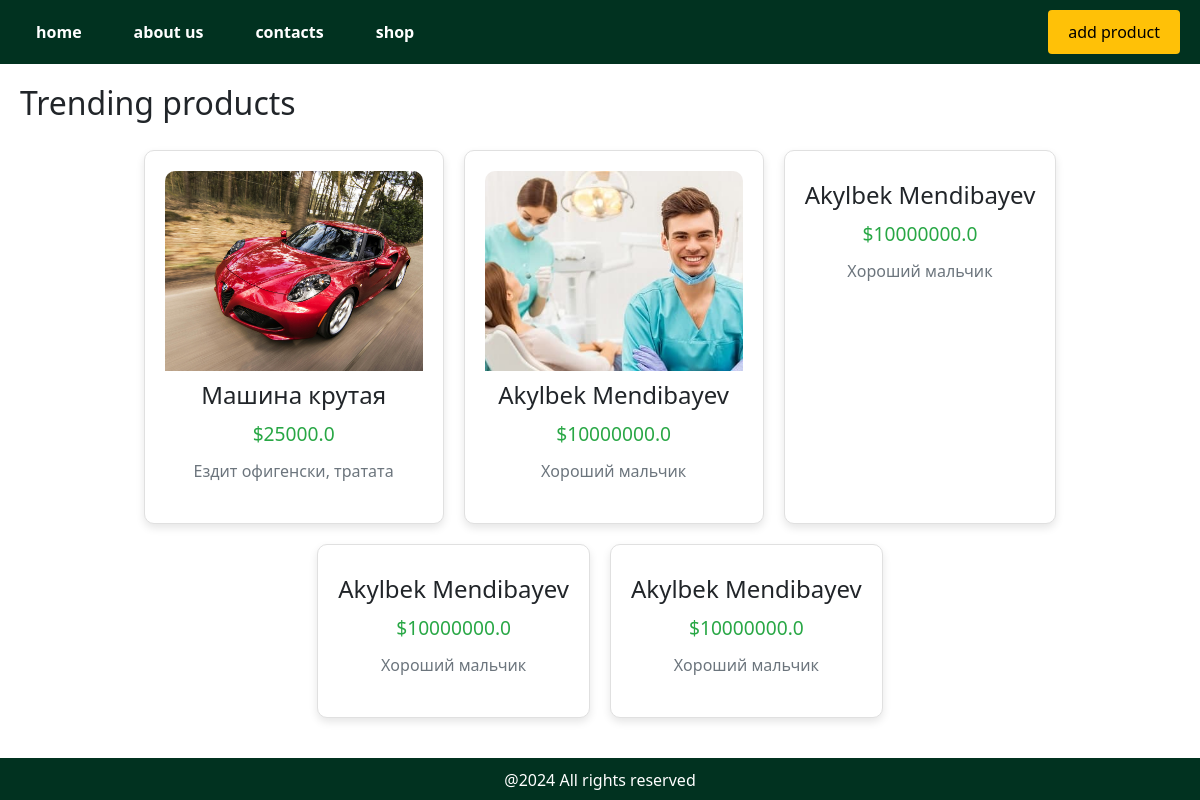
The app's page /shop, older data.
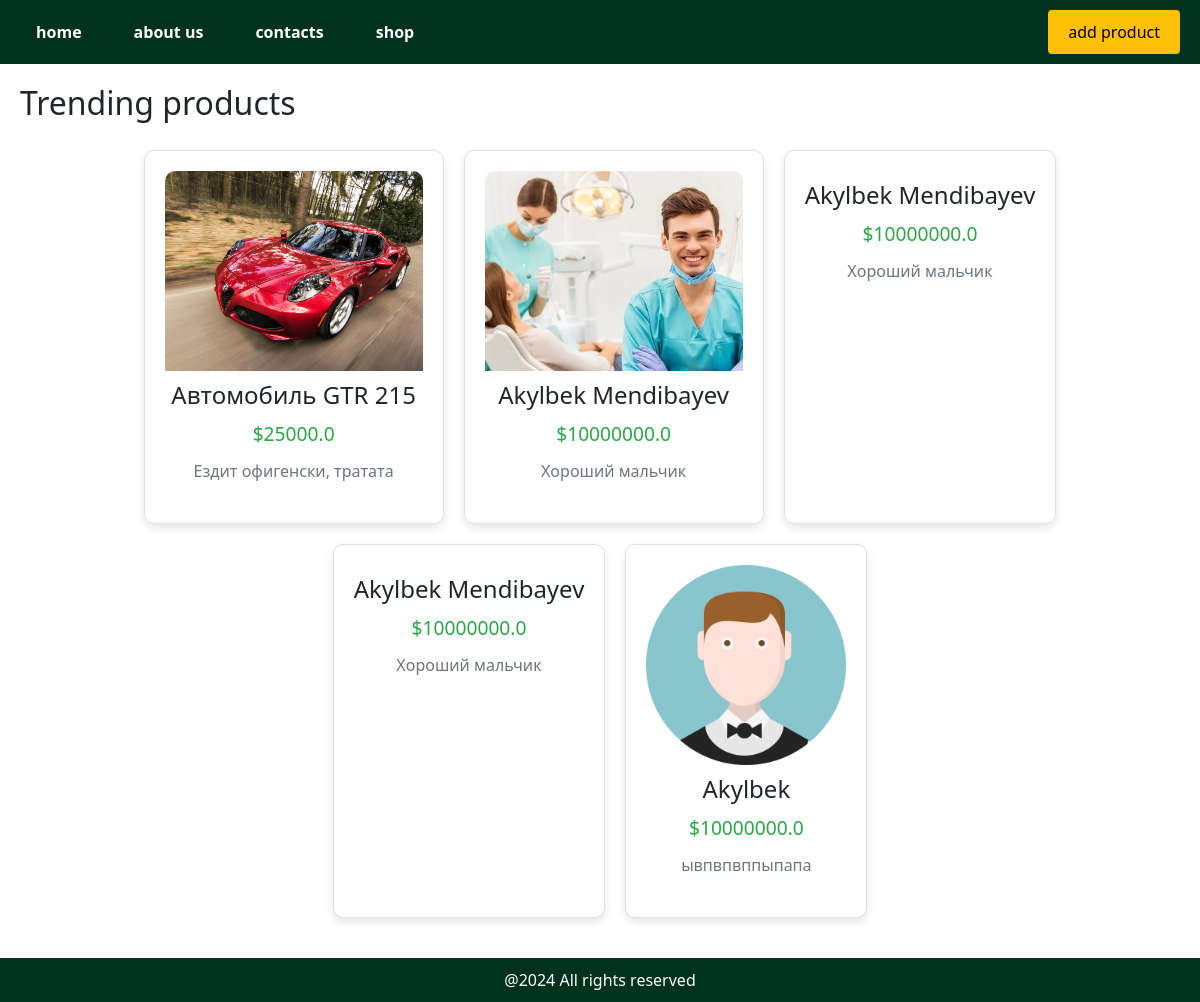
The same page, newer data.
### main/models.py (models this page shows, shortened)
class Product(models.Model):
    name = models.CharField('Товар',max_length=100)
    price = models.FloatField('Цена', max_length=15)
    description = models.TextField('Описание',max_length=500)
    image = models.ImageField(upload_to='images/', null=True, blank=True)
    class Meta:
        verbose_name = 'Продукт'
        verbose_name_plural = 'Продукты'

### main/views.py (the view)
# urls.py: path('shop', views.shop, name='shop'),
def shop(request):
    products = Product.objects.all()
    data = {'products': products}
    return render(request, 'main/shop.html', data)

### main/templates/main/shop.html (shortened to what this page needs)
{% extends 'main/layout.html' %}
{% block content %}
<div class="hotwishes">
  <h2>Trending products</h2>
</div>
<div class="mainShop">
  <div class="product-container">
        {% for el in products %}
        <div class="product-card">
            {% if el.image %}<img src="{{ el.image.url }}" alt="{{ el.name }}" class="product-image">{% endif %}
            <h2 class="product-name">{{ el.name }}</h2>
            <p class="product-price">${{ el.price }}</p>
            <p class="product-description">{{ el.description }}</p>
        </div>
        {% endfor %}
    </div>
</div>
{% endblock %}

### main/templates/main/layout.html (shortened to what this page needs)
<!doctype html>
{% load static %}
<html lang="en">
<head>
    <link rel="stylesheet" href="{% static 'main/css/main.css' %}" >
    <link rel="stylesheet" href="https://cdn.jsdelivr.net/npm/bootstrap@5.3.2/dist/css/bootstrap.min.css">
</head>
<body>
<header>
    <ul>
        <li><a href="{% url 'home' %}">home</a></li>
        <li><a href="{% url 'about' %}">about us</a></li>
        <li><a href="{% url 'contacts' %}">contacts</a></li>
        <li><a href="{% url 'shop' %}">shop</a></li>
    </ul>
    <div class="buttonAdd">
        <a href="{% url 'addproduct' %}"><button class="btn btn-warning" >add product</button></a>
    </div>
</header>
<main>
    <div class="boddy">
     {% block content %}{% endblock %}
    </div>
</main>
<footer>
    <p class="footerP">@2024 All rights reserved</p>
</footer>
</body>
</html>

### main/static/main/css/main.css (style rules this page uses)
.product-container { display: flex; flex-wrap: wrap; justify-content: center; gap: 20px; padding: 20px; }
.product-card { background-color: #ffffff; border: 1px solid #e0e0e0; border-radius: 10px; box-shadow: 0 4px 8px rgba(0, 0, 0, 0.1); max-width: 300px; text-align: center; transition: transform 0.3s, box-shadow 0.3s; padding: 20px; }
.product-image { max-width: 100%; border-radius: 10px 10px 0 0; object-fit: cover; height: 200px; }
.product-name { font-size: 1.5em; margin: 10px 0; }
.product-price { color: #28a745; font-size: 1.2em; margin: 10px 0; }
.product-description { font-size: 1em; color: #6c757d; margin-bottom: 20px; }
.btn { text-decoration: none; }
body { font-family: Arial, sans-serif; margin: 0; padding: 0; background-color: #f0f4f8; color: #333; }
.boddy { min-height: 81vh; }
header { background-color: #013220; padding: 10px 20px; display: flex; justify-content: space-between; align-items: center; color: white; }
header ul { list-style-type: none; margin: 0; padding: 0; display: flex; }
header ul li { margin-right: 20px; }
header ul li a { text-decoration: none; color: white; font-weight: bold; padding: 8px 16px; border-radius: 4px; transition: background-color 0.3s; }
.buttonAdd button { background-color: #ffc107; border: none; padding: 10px 20px; border-radius: 4px; cursor: pointer; transition: background-color 0.3s; }
main { padding: 20px; }
footer { background-color: #013220; color: white; text-align: center; padding: 10px 0; }
.footerP { margin: 0; }

Row changes from the older to the newer data that the page shows:
removed Product: name "Akylbek Mendibayev", price "10000000.0", description "Хороший мальчик"
changed Product "Ездит офигенски, тратата": name "Машина крутая" → "Автомобиль GTR 215"
added Product: image (picture), name "Akylbek", price "10000000.0", description "ывпвпвппыпапа"
